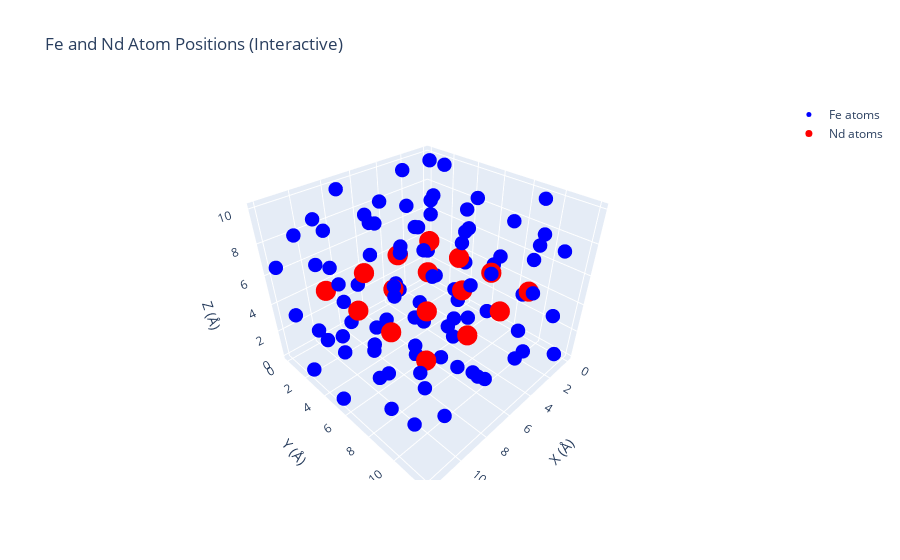

The code cell stored with this chart in its notebook:
### Code cell
import numpy as np
import plotly.graph_objects as go

# Load both datasets
fe_data = np.loadtxt('Parcial2/Fe_positions_v2.txt')
nd_data = np.loadtxt('Parcial2/Nd_positions_v2.txt')

#Remmove duplicates if any
fe_data = np.unique(fe_data, axis=0)
nd_data = np.unique(nd_data, axis=0)
# Create interactive 3D scatter plot with both atom types
fig = go.Figure()

# Add Fe atoms (red)
fig.add_trace(go.Scatter3d(
    x=fe_data[:, 0],
    y=fe_data[:, 1],
    z=fe_data[:, 2],
    mode='markers',
    name='Fe atoms',
    marker=dict(
        size=5,
        color='blue',
        symbol='circle'
    )
))

# Add Nd atoms (blue)
fig.add_trace(go.Scatter3d(
    x=nd_data[:, 0],
    y=nd_data[:, 1],
    z=nd_data[:, 2],
    mode='markers',
    name='Nd atoms',
    marker=dict(
        size=7,  # Slightly larger for Nd
        color='red',
        symbol='circle'
    )
))

fig.update_layout(
    title='Fe and Nd Atom Positions (Interactive)',
    scene=dict(
        xaxis_title='X (Å)',
        yaxis_title='Y (Å)',
        zaxis_title='Z (Å)',
        #aspectmode='data'  # Keep aspect ratio
    ),
    showlegend=True
)

fig.show()
